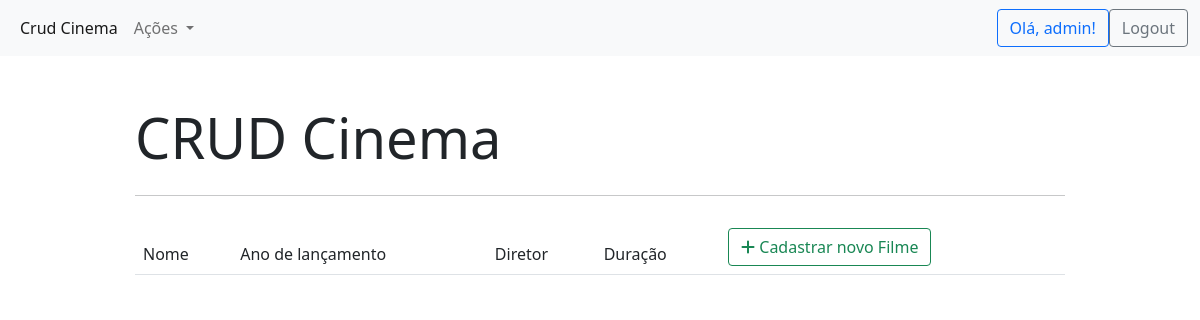
Page /filmes/ (signed in) on the earlier database version.
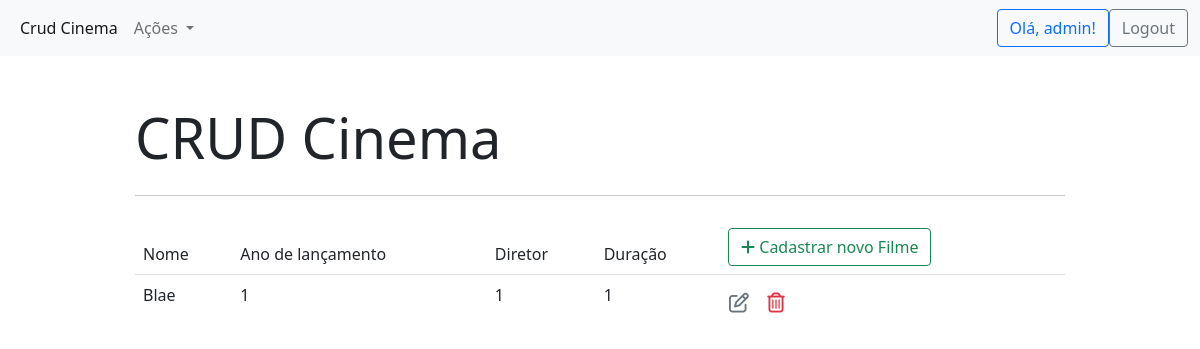
Same page on the later database version.
### cinema_app/models.py (models this page shows, shortened)
class Filme(models.Model):
    nome = models.CharField(max_length=200, verbose_name="Nome do filme")
    ano_lancamento = models.IntegerField(verbose_name="Ano de lançamento")
    nome_diretor = models.CharField(max_length=200, verbose_name="Nome do diretor")
    poster_img = models.ImageField(upload_to='images/', verbose_name="Imagem do filme")
    duracao_min = models.IntegerField(verbose_name="Duração em minutos")
    elenco = models.CharField(max_length=100, verbose_name="Elenco")
    genero = models.CharField(max_length=50, verbose_name="Genero")
    sinopse = models.CharField(max_length=200, verbose_name="Sinopse")

### cinema_app/views.py (the view)
# urls.py: path('filmes/', views.filme_list, name='filme_list'),
@login_required
def filme_list(request):
    context = {'filme_list': Filme.objects.all()}
    return render(request, 'cinema_app/filme_list.html', context)

### cinema_app/templates/cinema_app/filme_list.html (shortened to what this page needs)
{% extends "cinema_app/base.html" %}
{% block content %}
<table class="table table-borderless">
    <thead class="border-bottom font-weight-bold">
        <tr>
            <td>Nome</td>
            <td>Ano de lançamento</td>
            <td>Diretor</td>
            <td>Duração</td>
            <td>
                <a href="{% url 'filme_insert'%}" class="btn btn-outline-success">
                <i class="fas fa-plus"></i> Cadastrar novo Filme
            </a>
            </td>
        </tr>
    </thead>
    <tbody>
        {% for filme in filme_list %}
            <tr>
                <td>{{filme.nome}}</td>
                <td>{{filme.ano_lancamento}}</td>
                <td>{{filme.nome_diretor}}</td>
                <td>{{filme.duracao_min}} </td>
                <td>
                    <a href="{% url 'filme_update' filme.id %}" class="btn text-secondary px-0">
                        <i class="far fa-edit fa-lg"></i>
                    </a>
                    <form action="{% url 'filme_delete' filme.id %}" method='POST' class="d-inline">
                        <button type="submit" class="btn">
                            <i class="far fa-trash-alt fa-lg text-danger float-right"></i>
                        </button>
                    </form>
                </td>
            </tr>
        {% endfor %}
    </tbody>
</table>
{% endblock content %}

Differences in the rows shown:
added Filme: nome "Blae", ano_lancamento "1", nome_diretor "1", duracao_min "1"
